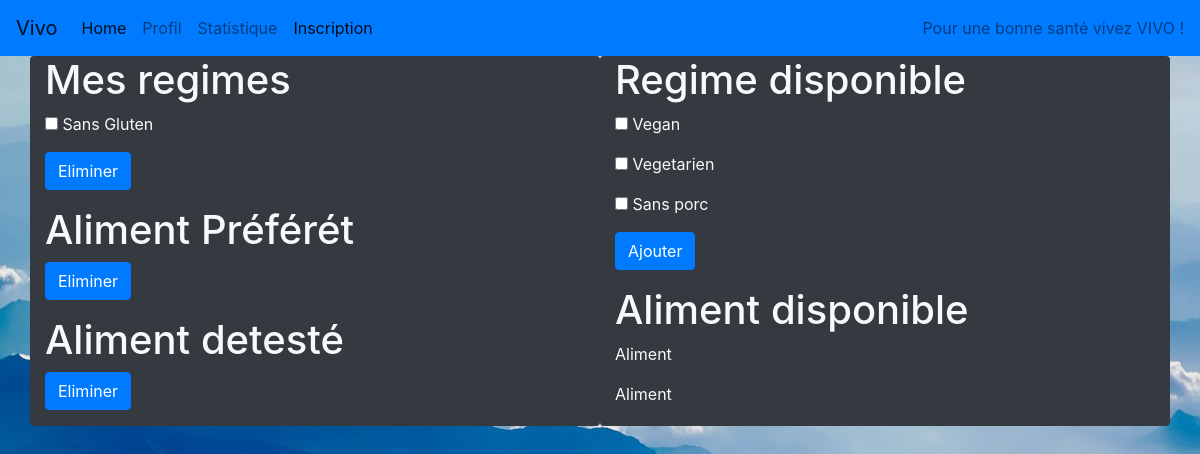
The app's page /Gout/gout.php, older data.
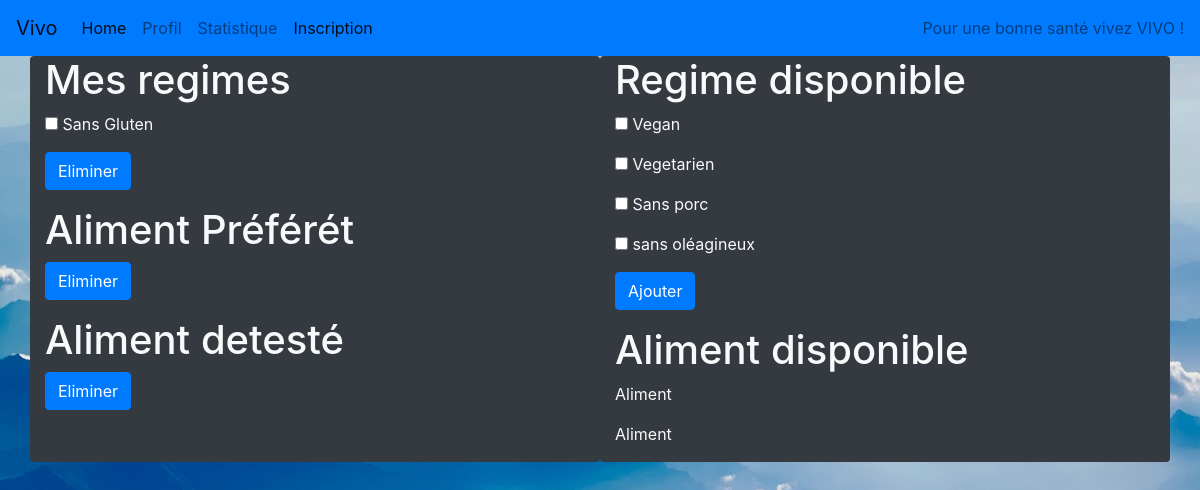
The same page, newer data.
### tables this page shows
CREATE TABLE IF NOT EXISTS `regime` (
  `id` int(11) NOT NULL AUTO_INCREMENT,
  `Nom` varchar(20) NOT NULL,
  `urlRegime` varchar(255) NOT NULL,
  PRIMARY KEY (`id`)
);

### Gout/gout.php (the view, shortened to what this page needs)
<?php
$BD=getBD();
?>
<html>
<head>
    <link rel="stylesheet" href="gout.css" type="text/css">
    <link rel="stylesheet" href="https://stackpath.bootstrapcdn.com/bootstrap/4.2.1/css/bootstrap.min.css">
</head>
<header>
    <nav class="navbar navbar-expand-lg navbar-light bg-primary">
        <a class="navbar-brand" href="../index.html">Vivo</a>
        <div class="collapse navbar-collapse" id="navbarText">
            <ul class="navbar-nav mr-auto">
                <li class="nav-item active">
                    <a class="nav-link" href="../index.html">Home <span class="sr-only">(current)</span></a>
                </li>
                <li class="nav-item">
                    <a class="nav-link" href="../Profil/Profil.php">Profil</a>
                </li>
                <li class="nav-item">
                    <a class="nav-link" href="../Statistique/Statistique.php">Statistique</a>
                </li>
                <li class="nav-item active">
                    <a class="nav-link" href="../Inscription/inscription.html">Inscription</a>
                </li>
            </ul>
            <span class="navbar-text">
                Pour une bonne santé vivez VIVO !
            </span>
        </div>
    </nav>
</header>
<body>
    <div class="container">
        <div class="row">
            <div class="col-10 col-lg-6 bg-dark mx-auto text-light rounded">
                <div>
                    <h1>Mes regimes</h1>
                    <form method="get" action="Gout.php">
                    <?php $req=$BD->query("SELECT * FROM regime WHERE id in (SELECT id_Regime FROM regime_profil WHERE id_profil=1)");
                    $i=0;
                    while($ligne = $req->fetch()){
                        echo '<p><input type="checkbox" name="'.$i.'" value="'.$ligne['id'].'"> '.$ligne['Nom'].'</p>';
                        $i+=1;
                    }
                    ?>
                    <input type="submit" class="btn btn-primary" name="submit" value="Eliminer">
                    </form>
                </div>
                <div>
                    <h1>Aliment Préférét</h1>
                    <form method="get" action="Gout.php">
                    <input type="submit" class="btn btn-primary" name="submit" value="Eliminer">
                    </form>
                </div>
                <div>
                    <h1>Aliment detesté</h1>
                    <form method="get" action="Gout.php">
                    <input type="submit" class="btn btn-primary" name="submit" value="Eliminer">
                    </form>
                </div>
            </div>
            <div class="col-10 col-lg-6 bg-dark mx-auto text-light rounded"    >
                <div>
                    <h1>Regime disponible</h1>
                    <form method="get" action="Gout.php">
                    <?php $req=$BD->query("SELECT * FROM regime WHERE id NOT in (SELECT id_Regime FROM regime_profil WHERE id_profil=1)");
                    $i=0;
                    while($ligne = $req->fetch()){
                                echo '<p><input type="checkbox" name="'.$i.'" value="'.$ligne['id'].'"> '.$ligne['Nom'].'</p>';
                        $i+=1;
                            }
                    ?>
                    <input type="submit" class="btn btn-primary" name="submit" value="Ajouter">
                    </form>
                </div>
                <div>
                    <h1>Aliment disponible</h1>
                    <p class="select">
                        Aliment
                    </p>
                    <p class="select">
                        Aliment
                    </p>
                </div>
            </div>
        </div>
    </div>
</body>
</html>

### Gout/gout.css (style rules this page uses)
html { margin: 0px; height: 100%; width: 100%; }
body { background: url(../Image/mountains-1985027_1920.jpg); background-size: auto; background-attachment: fixed; margin: 0px; height: 100%; width: 100%; display: inline; }

Row changes from the older to the newer data that the page shows:
added regime: Nom "sans oléagineux", shown under "Regime disponible"
